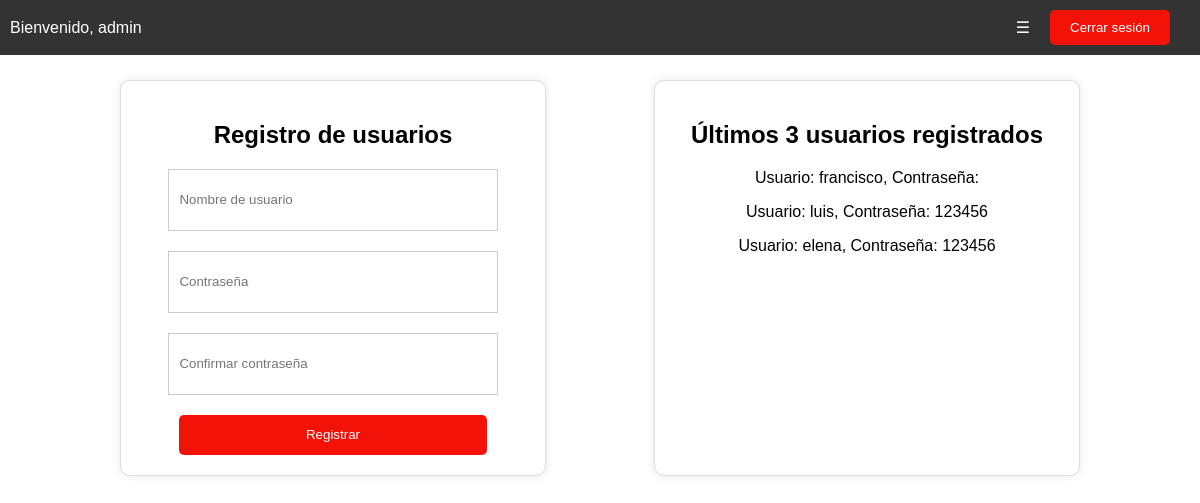
/register.php (signed in), run on the app's committed database.
### tables this page shows
CREATE TABLE `users` (
  `id` int(11) NOT NULL,
  `username` varchar(50) NOT NULL,
  `password` varchar(255) NOT NULL
);

### register.php (the view, shortened to what this page needs)
<!DOCTYPE html>
<html>
<head>
    <link rel="stylesheet" href="style.css">
</head>
<body>
    <div class="nav-bar">
        <ul>
            <li style="margin-right: auto;">Bienvenido, <?php echo $_SESSION['username']; ?></li>
            <li><a href="#" class="menu-btn">&#9776;</a>
            </li>
            <li><button class="logout-btn" id="logout-btn">Cerrar sesión</button></li>
        </ul>
    </div>
    <div class="container">
        <div class="register-container">
            <h2>Registro de usuarios</h2>
            <form method="post">
                <input type="text" name="username" placeholder="Nombre de usuario" autocomplete="off">
                <input type="password" name="password" placeholder="Contraseña" autocomplete="off">
                <input type="password" name="confirm_password" placeholder="Confirmar contraseña" autocomplete="off">
                <input type="submit" name="register" value="Registrar">
            </form>
        </div>
        <div class="users-container">
            <h2>Últimos 3 usuarios registrados</h2>
            <?php
            include('conexion.php');
            $query = "SELECT username, password FROM users ORDER BY id DESC LIMIT 3";
            $result = $conn->query($query);
            while ($row = $result->fetch_assoc()) {
                echo "<p>Usuario: " . $row['username'] . ", Contraseña: " . $row['password'] . "</p>";
            }
            ?>
        </div>
    </div>
</body>
</html>

### style.css (style rules this page uses)
body { font-family: Arial, sans-serif; margin: 0; padding: 0; }
.nav-bar { position: fixed !important; top: 0; left: 0; width: 100%; background-color: #333; color: #fff; padding: 10px; text-align: right; z-index: 1000; box-sizing: border-box; }
.nav-bar ul { list-style: none; margin: 0; padding: 0; display: flex; justify-content: space-between; align-items: center; }
.nav-bar ul li { margin-right: 20px; position: relative; }
.nav-bar a { color: #fff; text-decoration: none; }
.logout-btn { background-color: #f31208; color: #fff; padding: 10px 20px; border: none; border-radius: 5px; cursor: pointer; }
.container { width: 80%; margin: 80px auto 40px auto; display: flex; justify-content: space-between; }
.register-container { width: 40%; padding: 20px; background-color: #fff; border: 1px solid #ddd; border-radius: 10px; box-shadow: 0 0 10px rgba(0, 0, 0, 0.1); text-align: center; }
.users-container { width: 40%; padding: 20px; background-color: #fff; border: 1px solid #ddd; border-radius: 10px; box-shadow: 0 0 10px rgba(0, 0, 0, 0.1); text-align: center; }
.register-container input[type="text"], .register-container input[type="password"] { width: 80%; height: 40px; margin-bottom: 20px; padding: 10px; border: 1px solid #ccc; }
.register-container input[type="submit"] { width: 80%; height: 40px; background-color: #f31208; color: #fff; padding: 10px; border: none; border-radius: 5px; cursor: pointer; }

### register.php (style rules this page uses)
.nav-bar { position: fixed; top: 0; left: 0; width: 100%; background-color: #333; color: #fff; padding: 10px; text-align: right; z-index: 1000; box-sizing: border-box; }
.container { width: 80%; margin: 80px auto 40px auto; display: flex; justify-content: space-between; }

### data on the page
users: username "francisco"
users: username "luis", password "123456"
users: username "elena", password "123456"

### other printed values
$_SESSION['username'] "admin"
